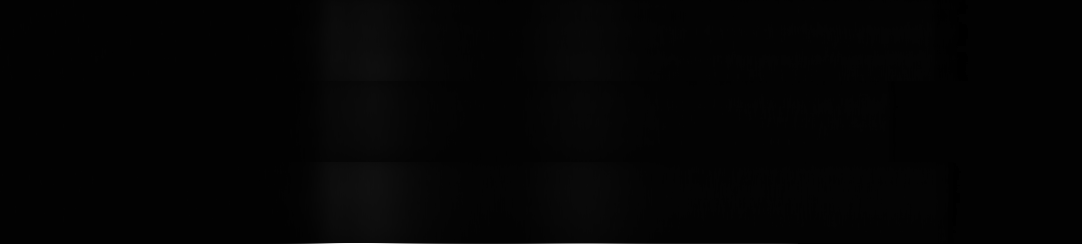
#> input picture l1c1r1_combined_with_temb40p9.tif, 1082 x 244 px
$ python eels3dplot.py   (Python 2 division)   (older library calls are emulated)
#> lines starting #> are read from the running program, lines starting #| are printed output that depends on the picture
#!/usr/bin/env python
import numpy as np
import matplotlib.pyplot as plt
#from PIL import Image as im
from mpl_toolkits.mplot3d import Axes3D
from scipy import misc

dem = misc.imread('l1c1r1_combined_with_temb40p9.tif')
#> dem is the input picture: shape (244, 1082) float32; min -14193.3, max 1405523, mean 9977.7
dem = dem[50:80,210:-390]
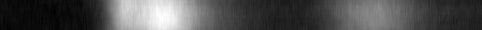
#> dem: shape (30, 482) float32; min -2641.4, max 66485.7, mean 19186.4; drawn with min black and max white
ny, nx = dem.shape
#> ny = 30; nx = 482
print dem.shape
#| (30, 482)
x = np.linspace(0, 1, nx)
#> x = 482 values from 0 to 1
y = np.linspace(0, 1, ny)
#> y = 30 values from 0 to 1
xv, yv = np.meshgrid(x, y)
fig = plt.figure()
ax = fig.add_subplot(111, projection='3d')
dem3d=ax.plot_surface(xv,yv,dem, cmap='jet')
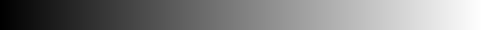
#> xv: shape (30, 482) float64; min 0, max 1, mean 0.5
ax.grid(False)
ax.set_xticks([])
ax.set_yticks([])
ax.set_zticks([])

yjump=15000
eini=636
efin=eini+0.05*nx
#> efin = 660.1
x = np.linspace(eini, efin, nx)
#> x = 482 values from 636 to 660.1
fig = plt.figure(figsize=(6,6))
plt.plot(x,dem[0,:])
plt.plot(x,dem[5,:]+yjump*1)
plt.plot(x,dem[10,:]+yjump*2)
plt.plot(x,dem[15,:]+yjump*3)
plt.plot(x,dem[20,:]+yjump*4)
plt.plot(x,dem[25,:]+yjump*5)
plt.plot(x,dem[29,:]+yjump*6)
plt.yticks([])


plt.show()
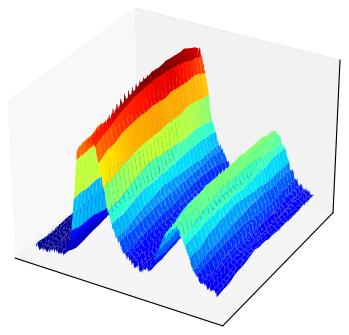
#> figure drawn by matplotlib, 1 panel
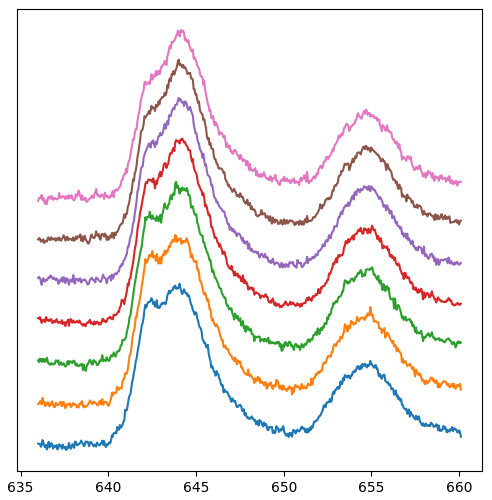
#> figure drawn by matplotlib, 1 panel
# [38 lines of commented-out code are left out]
